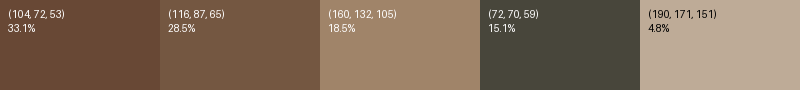
#> input picture output/tundra/palette.png, 800 x 90 px; its folder holds only this picture in this run; the run also reads 1 picture not shown here
$ python -i evaluation.py   (imports and definitions only)
#> lines starting #> are read from the running program, lines starting #| are printed output that depends on the picture; after the words box and inside, x2 and y2 are one past the last pixel; in counts of white or black regions, pixels touching at a corner belong together
### src/terrainweave/rendering.py
"""Shared garment rendering, palette previews, and pattern grids."""

from __future__ import annotations

import argparse
from pathlib import Path

import numpy as np
from PIL import Image, ImageDraw, ImageFilter, ImageOps

from . import ENVIRONMENT_GROUPS
from .configuration import DEFAULT_SUMMARY_GROUPS
from .paths import uniform_template

CANVAS_SIZE = (600, 900)
DEFAULT_GROUPS = DEFAULT_SUMMARY_GROUPS
GRID_GROUPS = ENVIRONMENT_GROUPS


def broad_uniform_region(size: tuple[int, int]) -> Image.Image:
    """Limit background removal to the expected uniform area."""
    mask = Image.new("L", size, 0)
    draw = ImageDraw.Draw(mask)
    draw.polygon(
        [
            (210, 55),
            (390, 55),
            (500, 190),
            (445, 470),
            (425, 780),
            (485, 870),
            (120, 870),
            (175, 780),
            (155, 470),
            (100, 190),
        ],
        fill=255,
    )
    return mask


def template_garment_mask(template: Image.Image) -> Image.Image:
    """Extract the gray uniform from the generated neutral studio background."""
    image = np.asarray(template.convert("RGB"), dtype=np.float32)
    background = image[2, 2]
    difference = np.abs(image - background[None, None, :]).mean(axis=2)
    broad = np.asarray(broad_uniform_region(template.size), dtype=np.uint8) > 0
    # The uniform is darker and more textured than the flat gray background.
    mask = broad & (difference > 5.0)
    mask_image = Image.fromarray((mask * 255).astype(np.uint8), mode="L")
    # Close small holes caused by bright fabric highlights while keeping the
    # separate arm, leg, and boot contours from the reference photograph.
    return mask_image.filter(ImageFilter.MaxFilter(9)).filter(ImageFilter.MinFilter(7))


def texture_for(pattern: Path | np.ndarray | Image.Image, size: tuple[int, int]) -> Image.Image:
    if isinstance(pattern, np.ndarray):
        image = Image.fromarray(pattern, mode="RGB")
    elif isinstance(pattern, Image.Image):
        image = pattern.convert("RGB")
    else:
        with Image.open(pattern) as source:
            image = source.convert("RGB")
    return ImageOps.fit(image, size, Image.Resampling.LANCZOS, centering=(0.5, 0.52))


def garment_layers(
    pattern: Path | np.ndarray | Image.Image, template_path: Path
) -> tuple[Image.Image, Image.Image, Image.Image]:
    with Image.open(template_path) as source:
        template = ImageOps.fit(source.convert("RGB"), CANVAS_SIZE, Image.Resampling.LANCZOS)
    mask = template_garment_mask(template)
    texture = texture_for(pattern, CANVAS_SIZE)
    yy, xx = np.mgrid[0 : CANVAS_SIZE[1], 0 : CANVAS_SIZE[0]]
    template_gray = np.asarray(template.convert("L"), dtype=np.float32)
    fabric_gray = np.clip((template_gray - 55.0) / 150.0, 0.0, 1.0)
    light = 0.72 + 0.38 * fabric_gray
    light *= 0.92 + 0.08 * (1.0 - np.abs(xx - CANVAS_SIZE[0] / 2) / (CANVAS_SIZE[0] / 2))
    shaded = np.clip(np.asarray(texture, dtype=np.float32) * light[..., None], 0, 255).astype(
        np.uint8
    )
    return template, Image.fromarray(shaded, mode="RGB"), mask


def build_uniform_layer(
    pattern: Path | np.ndarray | Image.Image, template_path: Path, height: int
) -> tuple[Image.Image, Image.Image]:
    _, shaded, mask = garment_layers(pattern, template_path)
    scale = height / CANVAS_SIZE[1]
    width = max(1, round(CANVAS_SIZE[0] * scale))
    return shaded.resize((width, height), Image.Resampling.LANCZOS), mask.resize(
        (width, height), Image.Resampling.LANCZOS
    )


# [75 lines left out: functions render_outfit, save_palette, save_contact_sheet, parse_args, main, not called in this run]


def parse_groups(value: str) -> list[str]:
    return list(dict.fromkeys(item.strip().lower() for item in value.split(",") if item.strip()))


# [47 lines left out: functions create_grid, grid_main, not called in this run]

### src/terrainweave/paths.py
"""Resolve workspace data separately from installed application assets."""

from __future__ import annotations

import os
from pathlib import Path


# [8 lines left out: function workspace_root, not called in this run]


def configured_workspace() -> Path | None:
    configured = os.environ.get("TERRAINWEAVE_WORKSPACE")
    return Path(configured).expanduser().resolve() if configured else None


def asset_path(name: str) -> Path:
    return Path(__file__).resolve().parent / "assets" / name


def uniform_template() -> Path:
    return asset_path("uniform_template.png")


# [8 lines left out: function subprocess_environment, not called in this run]

### src/terrainweave/evaluation.py
"""Evaluate camouflage patterns on environmental background photographs.

This tool is an internal visual-comparison aid. It composites the generated
uniform over background photographs, measures local figure/background contrast,
and creates both labeled diagnostic scenes and anonymous human-test scenes.
The metrics are proxies; they are not proof of field concealment."""

from __future__ import annotations

import argparse
import hashlib
import json
import shutil
from collections import defaultdict
from datetime import date
from pathlib import Path

import numpy as np
from PIL import Image, ImageDraw, ImageFilter, ImageOps

from .paths import uniform_template
from .rendering import build_uniform_layer

DEFAULT_PATTERN_GROUPS = (
    "universal",
    "forest",
    "taiga",
    "tundra",
    "urban",
    "desert",
    "mountain",
    "snow",
    "jungle",
)


DEFAULT_BACKGROUND_GROUPS = (
    "forest",
    "desert",
    "mountain",
    "urban",
    "jungle",
    "snow",
    "taiga",
    "tundra",
)


IMAGE_EXTENSIONS = {".jpg", ".jpeg", ".png", ".webp", ".avif"}


def parse_csv(value: str) -> list[str]:
    return list(dict.fromkeys(item.strip().lower() for item in value.split(",") if item.strip()))


def load_background(path: Path, size: tuple[int, int]) -> Image.Image:
    with Image.open(path) as source:
        return ImageOps.fit(source.convert("RGB"), size, Image.Resampling.LANCZOS)


def choose_position(
    background_size: tuple[int, int],
    uniform_size: tuple[int, int],
    trial_index: int,
    placement: str = "spread",
    background: Image.Image | None = None,
    mask: Image.Image | None = None,
    avoid_sky_water: bool = False,
) -> tuple[int, int]:
    """Place a uniform fully inside the background using a repeatable layout."""
    background_width, background_height = background_size
    uniform_width, uniform_height = uniform_size
    max_x = max(0, background_width - uniform_width)
    max_y = max(0, background_height - uniform_height)
    if placement == "center":
        return max_x // 2, max_y // 2
    anchors = (
        (0.05, 0.05),
        (0.50, 0.05),
        (0.95, 0.05),
        (0.05, 0.50),
        (0.50, 0.50),
        (0.95, 0.50),
        (0.05, 0.95),
        (0.50, 0.95),
        (0.95, 0.95),
    )
    candidates = [
        (round(max_x * horizontal), round(max_y * vertical)) for horizontal, vertical in anchors
    ]
    if avoid_sky_water and background is not None:
        background_array = np.asarray(background.convert("RGB"), dtype=np.float32)
        mask_array = np.asarray(mask, dtype=np.uint8) > 32 if mask is not None else None
        scores = []
        for x, y in candidates:
            crop = background_array[y : y + uniform_height, x : x + uniform_width]
            red, green, blue = crop[..., 0], crop[..., 1], crop[..., 2]
            blue_dominant = (blue > 105.0) & (blue > red * 1.08) & (blue > green * 1.02)
            if mask_array is not None:
                visible = mask_array[: crop.shape[0], : crop.shape[1]]
                score = float(blue_dominant[visible].mean()) if visible.any() else 1.0
            else:
                score = float(blue_dominant.mean())
            scores.append(score)
        best_score = min(scores)
        best = [index for index, score in enumerate(scores) if score <= best_score + 1e-6]
        return candidates[best[trial_index % len(best)]]
    horizontal, vertical = anchors[trial_index % len(anchors)]
    return round(max_x * horizontal), round(max_y * vertical)


def composite(
    background: Image.Image, uniform: Image.Image, mask: Image.Image, x: int, y: int
) -> tuple[Image.Image, np.ndarray]:
    canvas = background.copy()
    canvas.paste(uniform, (x, y), mask)
    full_mask = Image.new("L", background.size, 0)
    full_mask.paste(mask, (x, y))
    return canvas, np.asarray(full_mask, dtype=np.uint8) > 32


def gradient_strength(image: np.ndarray) -> np.ndarray:
    gray = image.astype(np.float32).mean(axis=2)
    gy, gx = np.gradient(gray)
    return np.sqrt(gx * gx + gy * gy)


def blurred_luminance(image: np.ndarray, radius: float) -> np.ndarray:
    """Return luminance after spatial smoothing at a chosen visual scale."""
    luminance = np.clip(image.astype(np.float32).mean(axis=2), 0, 255).astype(np.uint8)
    filtered = Image.fromarray(luminance, mode="L").filter(ImageFilter.GaussianBlur(radius))
    return np.asarray(filtered, dtype=np.float32)


def expand_mask(mask: np.ndarray, radius: int) -> np.ndarray:
    """Expand a boolean mask by a square of side 2 * radius + 1."""
    width = 2 * radius + 1
    # A square maximum is the maximum along each axis in turn.
    for axis in (0, 1):
        padding = [(0, 0), (0, 0)]
        padding[axis] = (radius, radius)
        padded = np.pad(mask, padding)
        windows = np.lib.stride_tricks.sliding_window_view(padded, width, axis=axis)
        mask = windows.any(axis=-1)
    return mask


def measure_visibility(
    background: Image.Image, composite_image: Image.Image, mask: np.ndarray
) -> dict[str, float]:
    background_array = np.asarray(background, dtype=np.float32)
    composite_array = np.asarray(composite_image, dtype=np.float32)
    ring = expand_mask(mask, radius=15)
    ring &= ~mask
    if not mask.any() or not ring.any():
        return {
            "rgb_contrast": 1.0,
            "luminance_contrast": 1.0,
            "edge_contrast": 1.0,
            "texture_contrast": 1.0,
            "multiscale_contrast": 1.0,
            "visibility_score": 1.0,
        }

    foreground = composite_array[mask]
    nearby = background_array[ring]
    rgb_contrast = float(np.linalg.norm(foreground.mean(axis=0) - nearby.mean(axis=0)) / 441.67)
    foreground_luma = foreground.mean(axis=1)
    nearby_luma = nearby.mean(axis=1)
    luminance_contrast = float(abs(foreground_luma.mean() - nearby_luma.mean()) / 255.0)

    background_edges = gradient_strength(background_array)
    composite_edges = gradient_strength(composite_array)
    border = ring & expand_mask(mask, radius=4)
    edge_contrast = (
        float(
            np.clip(
                (composite_edges[border].mean() - background_edges[border].mean()) / 255.0, 0.0, 1.0
            )
        )
        if border.any()
        else 0.0
    )
    foreground_texture = float(np.std(foreground.mean(axis=1)) / 255.0)
    nearby_texture = float(np.std(nearby.mean(axis=1)) / 255.0)
    texture_contrast = float(np.clip(abs(foreground_texture - nearby_texture), 0.0, 1.0))

    scale_residuals = []
    for radius in (3.0, 9.0, 21.0):
        blurred_background = blurred_luminance(background_array, radius)
        blurred_composite = blurred_luminance(composite_array, radius)
        scale_residuals.append(
            float(np.mean(np.abs(blurred_composite[mask] - blurred_background[mask])) / 255.0)
        )
    multiscale_contrast = float(np.clip(np.mean(scale_residuals), 0.0, 1.0))
    visibility_score = float(
        0.38 * rgb_contrast
        + 0.25 * luminance_contrast
        + 0.15 * edge_contrast
        + 0.12 * texture_contrast
        + 0.10 * multiscale_contrast
    )
    return {
        "rgb_contrast": rgb_contrast,
        "luminance_contrast": luminance_contrast,
        "edge_contrast": edge_contrast,
        "texture_contrast": texture_contrast,
        "multiscale_contrast": multiscale_contrast,
        "visibility_score": visibility_score,
    }


def save_contact_sheet(
    paths: list[tuple[str, Path]], destination: Path, tile_size: tuple[int, int] = (300, 220)
) -> None:
    if not paths:
        return
    columns = min(3, len(paths))
    rows = int(np.ceil(len(paths) / columns))
    sheet = Image.new("RGB", (columns * tile_size[0], rows * tile_size[1]), "#e9e8e1")
    draw = ImageDraw.Draw(sheet)
    for index, (label, path) in enumerate(paths):
        with Image.open(path) as source:
            tile = ImageOps.fit(source.convert("RGB"), tile_size, Image.Resampling.LANCZOS)
        position = ((index % columns) * tile_size[0], (index // columns) * tile_size[1])
        sheet.paste(tile, position)
        draw.rectangle(
            (position[0], position[1], position[0] + tile_size[0], position[1] + 22),
            fill=(245, 244, 239),
        )
        draw.text((position[0] + 6, position[1] + 5), label, fill="#20231e")
    destination.parent.mkdir(parents=True, exist_ok=True)
    sheet.save(destination)


def discover_backgrounds(
    root: Path,
    groups: list[str],
    limit: int,
    start: int = 0,
    manifest: Path | None = None,
) -> dict[str, list[Path]]:
    result: dict[str, list[Path]] = {}
    manifest_by_group: dict[str, list[Path]] = defaultdict(list)
    if manifest is not None:
        payload = json.loads(manifest.read_text(encoding="utf-8"))
        records = payload.get("records", payload) if isinstance(payload, dict) else payload
        for record in records:
            path = Path(str(record["file"]))
            if not path.is_absolute():
                path = Path.cwd() / path
            manifest_by_group[str(record["group"])].append(path)
    for group in groups:
        candidates = (
            sorted(manifest_by_group.get(group, []))
            if manifest is not None
            else sorted(
                path for path in (root / group).glob("*") if path.suffix.lower() in IMAGE_EXTENSIONS
            )
        )
        selected = candidates[start:]
        result[group] = selected[:limit] if limit > 0 else selected
    return result


def write_markdown(report: dict, destination: Path) -> None:
    lines = [
        "# Camo scene evaluation",
        "",
        "This report compares generated uniform mockups against environmental photographs.",
        "Lower `visibility_score` means lower local contrast in this proxy metric.",
        "It is not a field concealment measurement and should be paired with blinded human tests.",
        "",
        "## Results",
        "",
        "| Pattern | Background environment | Scenes | Mean visibility score |",
        "|---|---:|---:|---:|",
    ]
    for item in report["summary"]:
        lines.append(
            f"| {item['pattern_group']} | {item['background_group']} | {item['scene_count']} | {item['mean_visibility_score']:.4f} |"
        )
    lines.extend(
        [
            "",
            "## Universal versus environment-specific pattern",
            "",
            "The comparison below uses the same scenes and scale for Universal and the matching environment pattern.",
            "Lower scores are preferred by this proxy metric.",
            "",
            "| Environment | Universal | Specific | Recommended by proxy | Specific minus Universal |",
            "|---|---:|---:|---|---:|",
        ]
    )
    for item in report["pairwise_comparison"]:
        lines.append(
            f"| {item['environment']} | {item['universal_score']:.4f} | {item['specific_score']:.4f} | "
            f"{item['recommended_pattern']} | {item['specific_minus_universal']:+.4f} |"
        )
    lines.extend(
        [
            "",
            "## Interpretation",
            "",
            "- Compare patterns on the same background set and at the same scale.",
            "- Use the anonymous images in `human_test/` for a forced-choice recognition test.",
            "- Add representative local photographs before making design decisions.",
        ]
    )
    destination.write_text("\n".join(lines) + "\n", encoding="utf-8")


def parse_args() -> argparse.Namespace:
    parser = argparse.ArgumentParser(description=__doc__)
    parser.add_argument("--backgrounds", default="evaluation/backgrounds")
    parser.add_argument(
        "--background-manifest",
        default=None,
        help="Optional train/test JSON manifest of background files",
    )
    parser.add_argument(
        "--pattern-root", default="output", help="Directory containing one folder per pattern group"
    )
    parser.add_argument(
        "--pattern-name",
        default="best_pattern.png",
        help="Pattern filename expected inside each group directory.",
    )
    parser.add_argument("--template", default=str(uniform_template()))
    parser.add_argument("--output", default="output/evaluation")
    parser.add_argument(
        "--patterns", default=",".join(DEFAULT_PATTERN_GROUPS), help="Pattern groups to compare"
    )
    parser.add_argument(
        "--background-groups",
        default=",".join(DEFAULT_BACKGROUND_GROUPS),
        help="Background environments to test",
    )
    parser.add_argument(
        "--groups", help="Backward-compatible alias that sets both pattern and background groups"
    )
    parser.add_argument(
        "--limit",
        type=int,
        default=10,
        help="Maximum background images per environment; 0 means all",
    )
    parser.add_argument(
        "--background-start",
        type=int,
        default=0,
        help="Number of sorted background images to skip in every environment.",
    )
    parser.add_argument(
        "--sizes", default="0.25", help="Uniform height as a fraction of background height"
    )
    parser.add_argument(
        "--placement",
        choices=("center", "spread"),
        default="spread",
        help="Place uniforms centrally or across a nine-position layout.",
    )
    parser.add_argument(
        "--avoid-sky-water",
        action="store_true",
        help="Prefer candidate positions with fewer blue-dominant sky/water pixels.",
    )
    parser.add_argument("--seed", type=int, default=42)
    return parser.parse_args()


def main() -> None:
    args = parse_args()
    patterns = parse_csv(args.groups or args.patterns)
    background_groups = parse_csv(args.groups or args.background_groups)
    try:
        sizes = [float(value) for value in parse_csv(args.sizes)]
    except ValueError as error:
        raise SystemExit("--sizes must contain comma-separated numbers") from error
    if not sizes or any(not 0 < size <= 1 or round(600 * size) < 1 for size in sizes):
        raise SystemExit("--sizes must specify uniform heights from 1 to 600 pixels as fractions")
    if not patterns or not background_groups:
        raise SystemExit("Select at least one pattern and one background group")
    if args.limit < 0 or args.background_start < 0:
        raise SystemExit("--limit and --background-start cannot be negative")
    background_root = Path(args.backgrounds)
    output_root = Path(args.output)
    scene_root = output_root / "scenes"
    human_root = output_root / "human_test"
    if args.background_manifest and not Path(args.background_manifest).exists():
        raise SystemExit(f"Background manifest not found: {args.background_manifest}")
    background_map = discover_backgrounds(
        background_root,
        background_groups,
        args.limit,
        args.background_start,
        Path(args.background_manifest) if args.background_manifest else None,
    )
    pattern_paths = {
        group: Path(args.pattern_root) / group / args.pattern_name for group in patterns
    }
    missing = [str(path) for path in pattern_paths.values() if not path.exists()]
    if missing:
        raise SystemExit("Missing generated patterns: " + ", ".join(missing))
    if not Path(args.template).exists():
        raise SystemExit(f"Template image not found: {args.template}")
    if not any(background_map.values()):
        raise SystemExit(f"No background images found under {background_root}")

    records: list[dict] = []
    pattern_hashes = {
        group: hashlib.sha256(path.read_bytes()).hexdigest()
        for group, path in pattern_paths.items()
    }
    summary_buckets: dict[tuple[str, str], list[float]] = defaultdict(list)
    contact_paths: dict[str, list[tuple[str, Path]]] = defaultdict(list)
    trial_index = 0
    background_index = 0
    layers = {
        group: [build_uniform_layer(path, Path(args.template), round(600 * size)) for size in sizes]
        for group, path in pattern_paths.items()
    }
#> in garment_layers, source is the input picture: PIL image 800x90 RGB; mean R, G, B 129.3, 107.6, 88
#> in garment_layers, `template = ImageOps.fit(source.convert("RGB"), CANVAS_SIZE, Image.Resa..`:
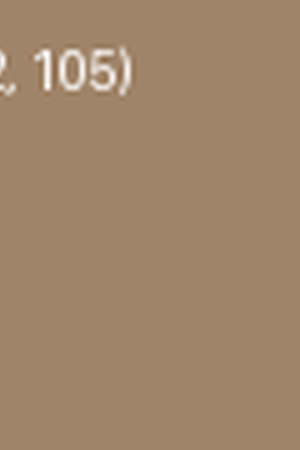
#> template: PIL image 600x900 RGB (shown at 1/2 size); mean R, G, B 160.9, 133.2, 106.5
#> in template_garment_mask, `background = image[2, 2]`: background = [160, 132, 105]
#> in template_garment_mask, `difference = np.abs(image - background[None, None, :]).mean(axis=2)`:
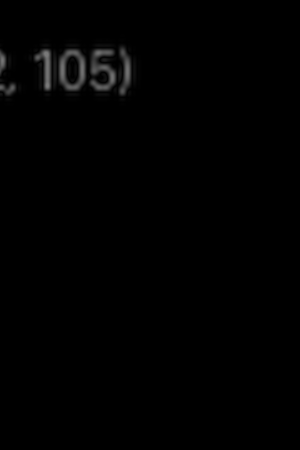
#> difference: shape (900, 600) float32 (shown at 1/2 size); min 0, max 122.7, mean 1.5
#> in template_garment_mask, `broad = np.asarray(broad_uniform_region(template.size), dtype=np.uint8..`:
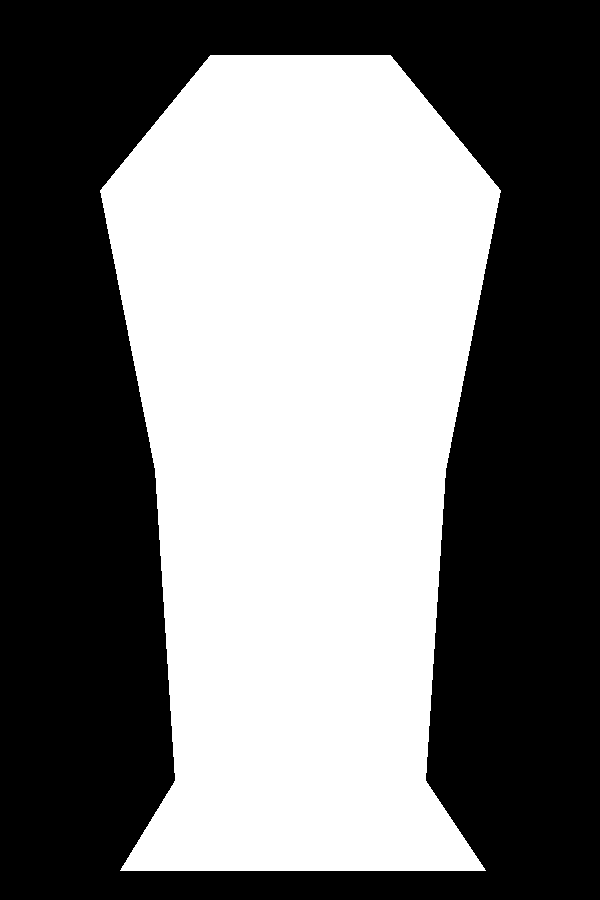
#> broad: shape (900, 600) bool; 46% white; 1 white region, box (x1, y1, x2, y2) and area: (100, 55, 501, 871) 248206
#> (the rest of the program and of its run is left out)
